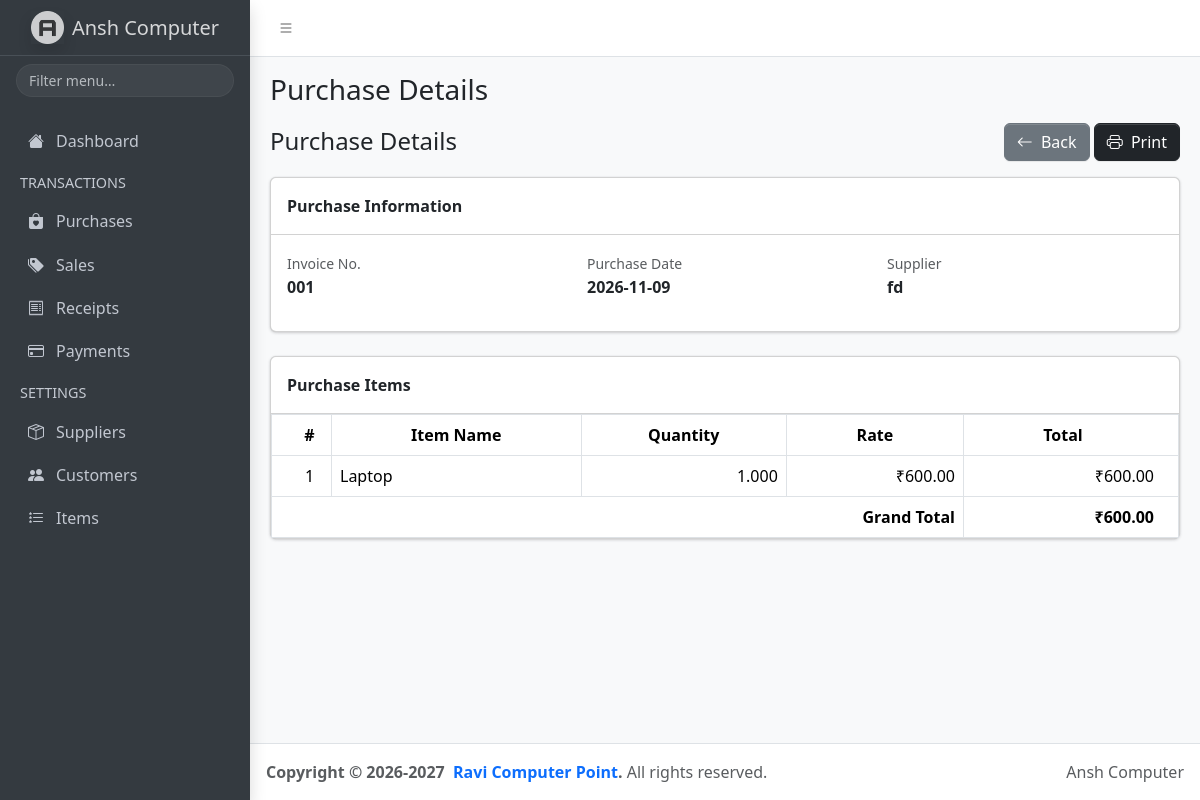
/purchases/show.php?id=4, run on the app's committed database.
### tables this page shows
CREATE TABLE `purchases` (
  `id` int(11) NOT NULL,
  `date` date NOT NULL,
  `invoice_no` varchar(100) DEFAULT NULL,
  `supplier_id` int(11) NOT NULL,
  `total_amount` decimal(14,2) NOT NULL DEFAULT 0.00,
  `created_at` timestamp NULL DEFAULT current_timestamp()
);

CREATE TABLE `suppliers` (
  `id` int(11) NOT NULL,
  `name` varchar(50) NOT NULL,
  `mobile_no` varchar(10) DEFAULT NULL,
  `address` varchar(50) DEFAULT NULL
);

CREATE TABLE `purchase_items` (
  `id` int(11) NOT NULL,
  `purchase_id` int(11) NOT NULL,
  `item_id` int(11) NOT NULL,
  `quantity` decimal(12,3) NOT NULL,
  `rate` decimal(12,2) NOT NULL,
  `total` decimal(14,2) NOT NULL
);

CREATE TABLE `items` (
  `id` int(11) NOT NULL,
  `name` varchar(100) NOT NULL
);

### purchases/show.php (the view, shortened to what this page needs)
<?php
include('../includes/header.php');
include('../db_config.php');
$id = (int)($_GET['id'] ?? 0);
$sql = "
    SELECT
        purchases.*,
        suppliers.name AS supplier_name
    FROM purchases
    LEFT JOIN suppliers
        ON purchases.supplier_id = suppliers.id
    WHERE purchases.id = ?
";
$stmt = $conn->prepare($sql);
$stmt->bind_param("i", $id);
$stmt->execute();
$purchase = $stmt->get_result()->fetch_assoc();
$itemSql = "
    SELECT
        purchase_items.*,
        items.name AS item_name
    FROM purchase_items
    LEFT JOIN items
        ON purchase_items.item_id = items.id
    WHERE purchase_items.purchase_id = ?
    ORDER BY purchase_items.id ASC
";
$itemStmt = $conn->prepare($itemSql);
$itemStmt->bind_param("i", $id);
$itemStmt->execute();
$purchaseItems = $itemStmt->get_result();
?>
<div class="d-flex justify-content-between align-items-center mb-3">
    <h4 class="mb-0">Purchase Details</h4>
    <div>
        <a href="index.php" class="btn btn-secondary">
            <i class="bi bi-arrow-left me-1"></i>
            Back
        </a>
        <button onclick="window.print()" class="btn btn-dark">
            <i class="bi bi-printer me-1"></i>
            Print
        </button>
    </div>
</div>
<div class="card mb-4">
    <div class="card-header">
        <strong>Purchase Information</strong>
    </div>
    <div class="card-body">
        <div class="row">
            <div class="col-md-4 mb-3">
                <small class="text-muted">Invoice No.</small>
                <div>
                    <strong>
                        <?php echo htmlspecialchars($purchase['invoice_no'] ?? ''); ?>
                    </strong>
                </div>
            </div>
            <div class="col-md-4 mb-3">
                <small class="text-muted">Purchase Date</small>
                <div>
                    <strong>
                        <?php echo htmlspecialchars($purchase['date']); ?>
                    </strong>
                </div>
            </div>
            <div class="col-md-4 mb-3">
                <small class="text-muted">Supplier</small>
                <div>
                    <strong>
                        <?php echo htmlspecialchars($purchase['supplier_name'] ?? 'N/A'); ?>
                    </strong>
                </div>
            </div>
        </div>
    </div>
</div>
<div class="card">
    <div class="card-header">
        <strong>Purchase Items</strong>
    </div>
    <div class="card-body p-0">
        <div class="table-responsive">
            <table class="table table-bordered table-hover mb-0">
                <thead>
                    <tr class="text-center">
                        <th width="60">#</th>
                        <th>Item Name</th>
                        <th>Quantity</th>
                        <th>Rate</th>
                        <th>Total</th>
                    </tr>
                </thead>
                <tbody>
                    <?php
                    $i = 1;
                    ?>
                    <?php if ($purchaseItems->num_rows > 0): ?>
                        <?php while ($item = $purchaseItems->fetch_assoc()): ?>
                            <tr>
                                <td class="text-center">
                                    <?php echo $i++; ?>
                                </td>
                                <td>
                                    <?php echo htmlspecialchars($item['item_name'] ?? 'Item not found'); ?>
                                </td>
                                <td class="text-end">
                                    <?php echo number_format((float)$item['quantity'], 3); ?>
                                </td>
                                <td class="text-end">
                                    ₹<?php echo number_format((float)$item['rate'], 2); ?>
                                </td>
                                <td class="text-end">
                                    ₹<?php echo number_format((float)$item['total'], 2); ?>
                                </td>
                            </tr>
                        <?php endwhile; ?>
                    <?php endif; ?>
                </tbody>
                <tfoot>
                    <tr>
                        <th colspan="4" class="text-end">
                            Grand Total
                        </th>
                        <th class="text-end">
                            ₹<?php echo number_format((float)$purchase['total_amount'], 2); ?>
                        </th>
                    </tr>
                </tfoot>
            </table>
        </div>
    </div>
</div>
<?php
include('../includes/footer.php');
?>

### data on the page
purchases: invoice_no "001", date "2026-11-09", supplier.name "fd", total_amount "600.00"
purchase_items: item.name "Laptop", quantity "1.000", rate "600.00", total "600.00"

### other printed values
$page_title "Purchase Details"
